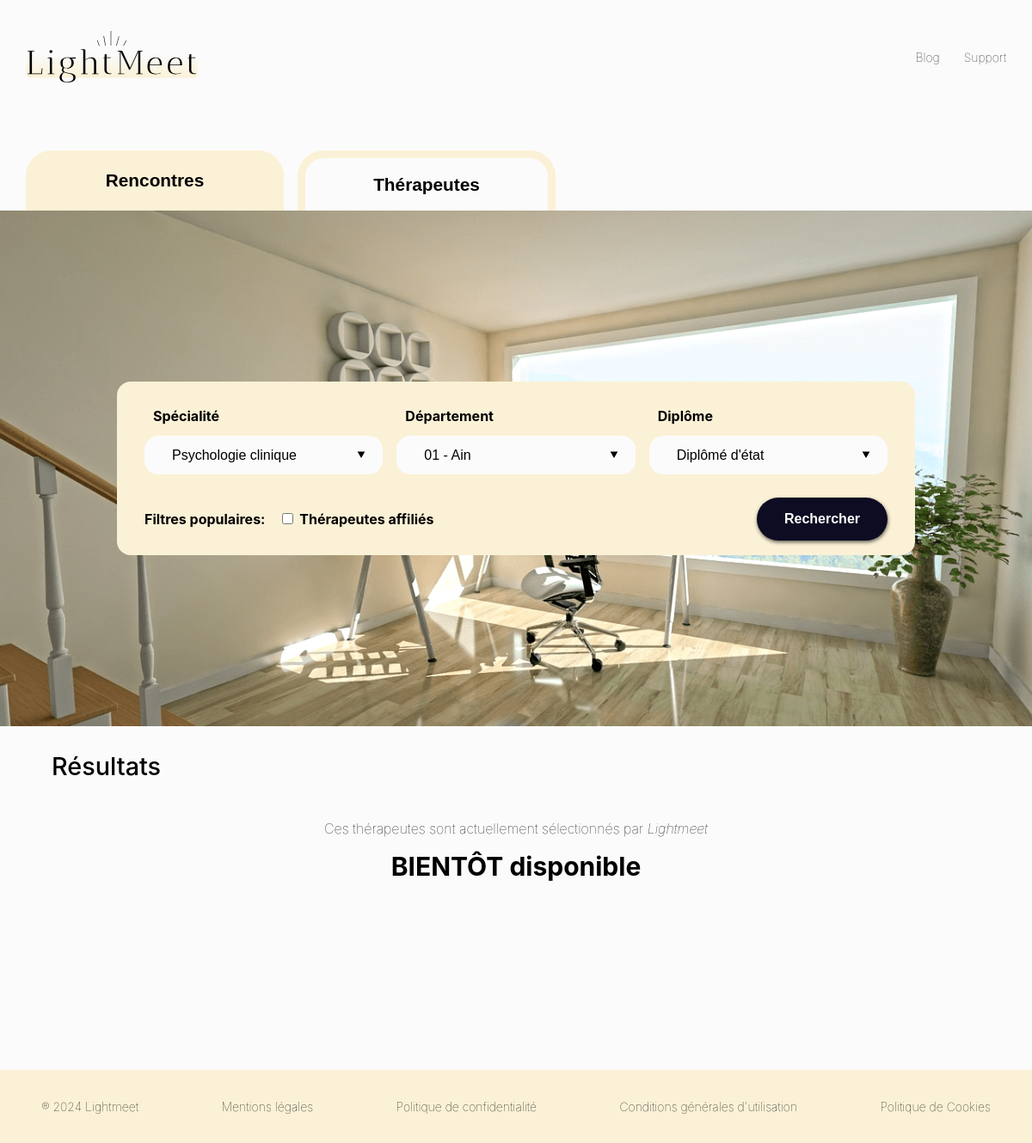
Page /recherche/sites_des_thérapeutes/ on the earlier database version.
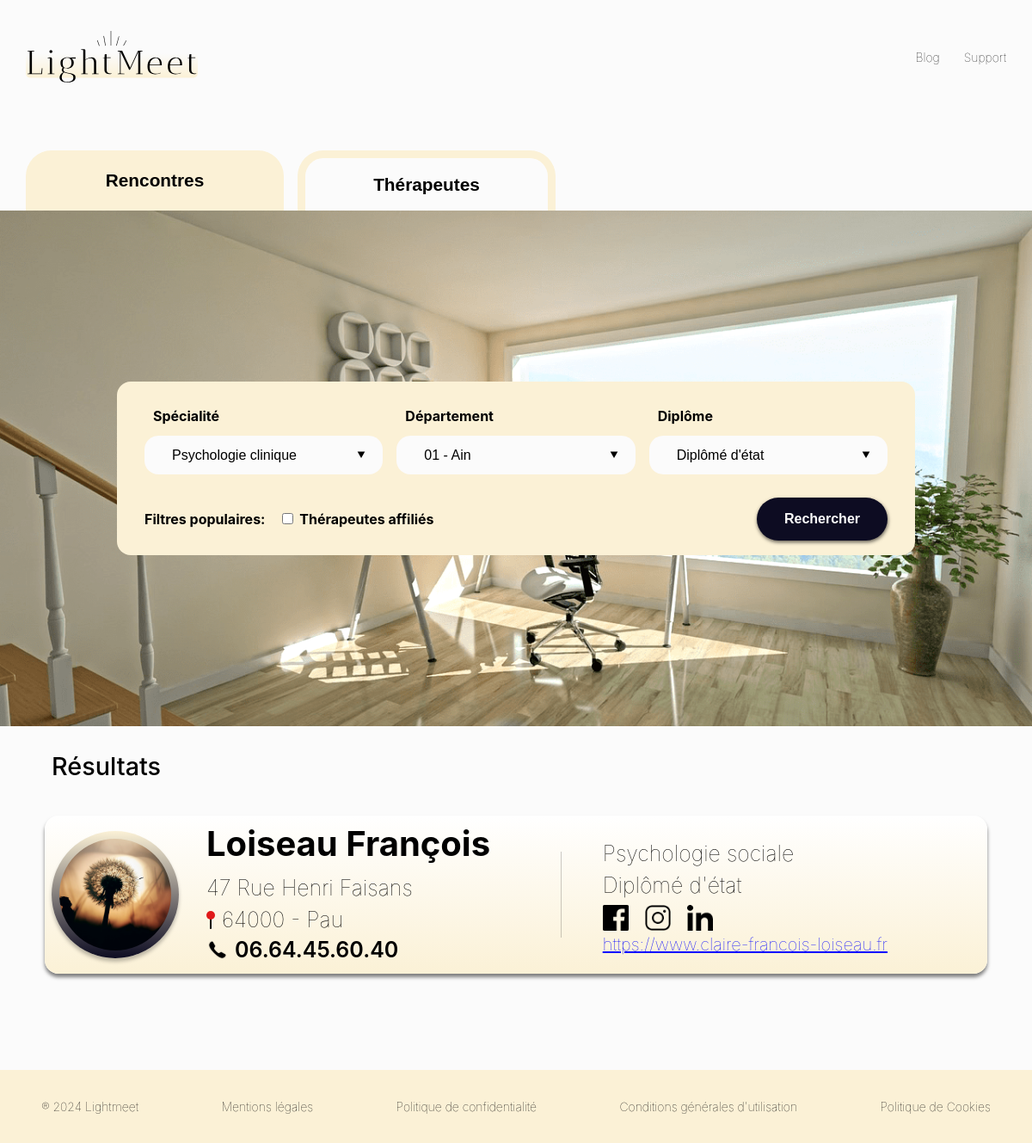
Same page on the later database version.
### psy/models.py (models this page shows, shortened)
class PsyMeet(models.Model):
    DEPARTEMENT_CHOICES = (
        ("01", "01 - Ain"),
        ("02", "02 - Aisne"),
        ("03", "03 - Allier"),
        ("04", "04 - Alpes-de-Haute-Provence"),
        ("05", "05 - Hautes-Alpes"),
        ("06", "06 - Alpes-Maritimes"),
        ("07", "07 - Ardèche"),
        ("08", "08 - Ardennes"),
        ("09", "09 - Ariège"),
        ("10", "10 - Aube"),
        ("11", "11 - Aude"),
        ("12", "12 - Aveyron"),
        ("13", "13 - Bouches-du-Rhône"),
        ("14", "14 - Calvados"),
        ("15", "15 - Cantal"),
        ("16", "16 - Charente"),
        ("17", "17 - Charente-Maritime"),
        ("18", "18 - Cher"),
        ("19", "19 - Corrèze"),
        ("21", "21 - Côte-d'Or"),
        ("22", "22 - Côtes-d'Armor"),
        ("23", "23 - Creuse"),
        ("24", "24 - Dordogne"),
        ("25", "25 - Doubs"),
        ("26", "26 - Drôme"),
        ("27", "27 - Eure"),
        ("28", "28 - Eure-et-Loir"),
        ("29", "29 - Finistère"),
        ("2A", "2A - Corse-du-Sud"),
        ("2B", "2B - Haute-Corse"),
        ("30", "30 - Gard"),
        ("31", "31 - Haute-Garonne"),
        ("32", "32 - Gers"),
        ("33", "33 - Gironde"),
        ("34", "34 - Hérault"),
        ("35", "35 - Ille-et-Vilaine"),
        ("36", "36 - Indre"),
        ("37", "37 - Indre-et-Loire"),
        ("38", "38 - Isère"),
        ("39", "39 - Jura"),
        ("40", "40 - Landes"),
        ("41", "41 - Loir-et-Cher"),
        ("42", "42 - Loire"),
        ("43", "43 - Haute-Loire"),
        ("44", "44 - Loire-Atlantique"),
        ("45", "45 - Loiret"),
        ("46", "46 - Lot"),
        ("47", "47 - Lot-et-Garonne"),
        ("48", "48 - Lozère"),
        ("49", "49 - Maine-et-Loire"),
        ("50", "50 - Manche"),
        ("51", "51 - Marne"),
        ("52", "52 - Haute-Marne"),
        ("53", "53 - Mayenne"),
        ("54", "54 - Meurthe-et-Moselle"),
        ("55", "55 - Meuse"),
        ("56", "56 - Morbihan"),
        ("57", "57 - Moselle"),
        ("58", "58 - Nièvre"),
        ("59", "59 - Nord"),
        ("60", "60 - Oise"),
        ("61", "61 - Orne"),
        ("62", "62 - Pas-de-Calais"),
        ("63", "63 - Puy-de-Dôme"),
        ("64", "64 - Pyrénées-Atlantiques"),
        ("65", "65 - Hautes-Pyrénées"),
        ("66", "66 - Pyrénées-Orientales"),
        ("67", "67 - Bas-Rhin"),
        ("68", "68 - Haut-Rhin"),
        ("69", "69 - Rhône"),
        ("70", "70 - Haute-Saône"),
        ("71", "71 - Saône-et-Loire"),
        ("72", "72 - Sarthe"),
        ("73", "73 - Savoie"),
        ("74", "74 - Haute-Savoie"),
        ("75", "75 - Paris"),
        ("76", "76 - Seine-Maritime"),
        ("77", "77 - Seine-et-Marne"),
        ("78", "78 - Yvelines"),
        ("79", "79 - Deux-Sèvres"),
        ("80", "80 - Somme"),
        ("81", "81 - Tarn"),
        ("82", "82 - Tarn-et-Garonne"),
        ("83", "83 - Var"),
        ("84", "84 - Vaucluse"),
        ("85", "85 - Vendée"),
        ("86", "86 - Vienne"),
        ("87", "87 - Haute-Vienne"),
        ("88", "88 - Vosges"),
        ("89", "89 - Yonne"),
        ("90", "90 - Territoire de Belfort"),
        ("91", "91 - Essonne"),
        ("92", "92 - Hauts-de-Seine"),
        ("93", "93 - Seine-Saint-Denis"),
        ("94", "94 - Val-de-Marne"),
        ("95", "95 - Val-d'Oise"),
        ("971", "971 - Guadeloupe"),
        ("972", "972 - Martinique"),
        ("973", "973 - Guyane"),
        ("974", "974 - La Réunion"),
        ("976", "976 - Mayotte")
    )
    departement = models.CharField(max_length=100, choices=DEPARTEMENT_CHOICES)
    DIPLOME_CHOICES = (
        ("Diplômé d'état", "Diplômé d'état"),         # Diplômé d'État
        ("Indépendant", "Indépendant"),  # Diplômé indépendant
    )
    diplome = models.CharField(max_length=20, choices=DIPLOME_CHOICES)
    document_diplome = models.FileField(upload_to='PsyMeetDiplome/', blank=True, null=True)
    SPECIALITE_CHOICES = (
        ("Psychologie clinique", "Psychologie clinique"),
        ("Psychologie du travail", "Psychologie du travail"),
        ("Psychologie sociale", "Psychologie sociale"),
    )
    specialite = models.CharField(max_length=100, choices=SPECIALITE_CHOICES)
    photo = models.FileField(upload_to='PsyMeetPhoto/', blank=True, null=True)
    nom = models.CharField(max_length=100)
    prenom = models.CharField(max_length=100)
    adresse = models.CharField(max_length=255)
    code_postal = models.CharField(max_length=5)
    ville = models.CharField(max_length=100)
    GENRE_CHOICES = (
        ("Homme", "Homme"),   # Genre masculin
        ("Femme", "Femme"),   # Genre féminin
    )
    genre = models.CharField(max_length=10, choices=GENRE_CHOICES)
    site_web = models.URLField(blank=True)
    telephone = models.CharField(max_length=20)
    instagram = models.URLField(blank=True)
    facebook = models.URLField(blank=True)
    linkedin = models.URLField(blank=True)
    profil_verifie = models.BooleanField(default=False)
    class Meta:
        verbose_name = "Notre thérapeute professionnel"
        verbose_name_plural = "Nos thérapeutes professionnels"

### psy/templates/psy/recherche_therapeute.html (shortened to what this page needs)
{% extends 'partner_meet/base_Partner_meet.html' %}
{% load static %}
{% block css %}
<link rel="stylesheet" href="{% static 'partner_meet/css/SearchPage.css' %}">
{{ block.super }}
<link rel="stylesheet" href="{% static 'css/therapeute.css' %}">
{{ block.super }}
<link rel="stylesheet" href="{% static 'partner_meet/css/style_base.css' %}">
{% endblock %}
{% block section %}
<div class="ButtonPos">
    <button class="buttonOtherSearh " onclick="window.location.href=`{% url 'recherche_home' %}`">
        Rencontres
    </button>
    <button class="buttonOtherSearh selectButton" onclick="window.location.href=`{% url 'recherche_therapeutes' %}`">
        Thérapeutes
    </button>
</div>
<div class="sites-de-rencontres">
    <div class="containerBackground">
        <form method="get" action="{% url 'recherche_meilleur_therapeutes' %}#resultats">
            <div class="containerCardSelector">
                <div class="CardSelector">
                    <h2>Spécialité</h2>
                    <select class="selector" name="specialite">
                        {% for specialite_key, specialite_label in SPECIALITE_CHOICES %}
                        <option value="{{ specialite_key }}">{{ specialite_label }}</option>
                        {% endfor %}
                    </select>
                </div>
                <div class="CardSelector">
                    <h2>Département</h2>
                    <select class="selector" name="departement">
                        {% for departement_key, departement_label in DEPARTEMENT_CHOICES %}
                        <option value="{{ departement_key }}">{{ departement_label }}</option>
                        {% endfor %}
                    </select>
                </div>
                <div class="CardSelector">
                    <h2>Diplôme</h2>
                    <select class="selector" name="diplome">
                        {% for diplome_key, diplome_label in DIPLOME_CHOICES %}
                        <option class="optiontest" value="{{ diplome_key }}">{{ diplome_label }}</option>
                        {% endfor %}
                    </select>
                </div>
            </div>
            <div class="PosSearch">
                <div class="PosFilter">
                    <p>Filtres populaires: </p>
                    <div>
                        <input type="checkbox" name="affiliated_partner" id="partner" />
                        <label for="partner">Thérapeutes affiliés</label>
                    </div>
                </div>
                <button class="ButtonSearch" type="submit">Rechercher</button>
            </div>
        </form>
    </div>
</div>
<div class="containerResultats">
    <p class="ResPsy" id="resultats"> Résultats</p>
    {% for psy in psymeet %}
    <div class="cardApp" action="get">
        <div class="CardPsyPosition">
            <div class="PosImgInfoPsy">
                <img class="SizeImgCard img " src="{{ psy.photo.url }}">
                <div>
                    <h3 class="PsyName"> {{ psy.nom }} {{psy.prenom}}</h3>
                    <p class="PsyAdress"> {{psy.adresse}} </p>
                    <div class="posTelPostal">
                        <p class="PsyPostal"> {{psy.code_postal}} - {{psy.ville}}</p>
                    </div>
                    <div class="posTelPostal">
                        <p class=" PsyTel"> {{ psy.telephone }}</p>
                    </div>
                </div>
            </div>
            <div class="posSeparation">
                <div>
                    <p class="Specialite">{{psy.specialite}}</p>
                    <p class="diplome">{{psy.diplome}}</p>
                    <div class="PosRS">
                      <img class="LogoRs" src="../../static/Logos/facebookLogo.png" alt="">
                    <img class="LogoRs" src="../../static/Logos/InstagramLogo.png" alt="">
                    <img class="LogoRs" src="../../static/Logos/LinkedinLogo.png" alt="">
                    </div>
                    <a class="sitePsy" href="{{psy.site_web}}">{{psy.site_web}}</a>
                </div>
            </div>
        </div>
    </div>
</div>
{% empty %}
<div class="empty-message" id="resultats">
    <p>Ces thérapeutes sont actuellement sélectionnés par <i>Lightmeet</i></p>
    <p style="text-align:center;"><strong style="font-size:30px;">BIENTÔT disponible</strong></p>
</div>
{% endfor %}
</div>
{% endblock %}

### partner_meet/templates/partner_meet/base_Partner_meet.html (shortened to what this page needs)
{% load static %}
<!DOCTYPE html>
<html lang="fr">
<head>
    {% block css %}
    <link rel="stylesheet" href="{% static 'partner_meet/css/style_base.css' %}">
    {% endblock %}
</head>
<body class="container">
    <header>
        <a href="{% url 'Home' %}" class="ListeHeader">
            <img class="LightMeetLogo"  src="../../static/partner_meet/Logos/LightMeet.svg" alt="Logo LightMeet">
        </a>
        <nav class="navPos">
            <a href="{% url 'blog_home' %}" class="ListeHeader">Blog</a>
            <a href="{% url 'Contact' %}" class="ListeHeader">Support</a>
        </nav>
    </header>
    {% block section %}
    {% endblock %}
    {% block footer %}
    <footer>
        <div class="footerPc">
            <ul class="ListFooter">
                <a class="linkFooter" href="{% url 'Home' %}">
                    <li>® 2024 Lightmeet</li>
                </a>
                <a class="linkFooter" href="{% url 'legal_mentions_legales' %}">
                    <li>Mentions légales</li>
                </a>
                <a class="linkFooter" href="{% url 'legal_PDC' %}">
                    <li>Politique de confidentialité</li>
                </a>
                <a class="linkFooter" href="{% url 'legal_CGU' %}">
                    <li>Conditions générales d'utilisation</li>
                </a>
                <a class="linkFooter" href="{% url 'legal_PC' %}">
                    <li>Politique de Cookies</li>
                </a>
            </ul>
        </div>
    </footer>
    {% endblock %}
</body>
</html>

### partner_meet/static/partner_meet/css/SearchPage.css (style rules this page uses)
.sites-de-rencontres { background: url(../Logos/Background.png); background-size: cover; width: 100%; min-height: 75vh; display: flex; align-items: center; justify-content: center; background-position: center 50%; }
.PosSearch { width: 100%; margin-top: 1em; display: flex; justify-content: space-between; align-items: center; }
.containerBackground { width: 80%; display: flex; align-items: center; justify-content: center; }
.containerCardSelector { display: flex; width: 100%; gap: 1em; justify-content: space-around; }
.PosFilter { display: flex; align-items: center; gap: 1em; font-weight: bold; }
form { background-color: #FBF1D6; padding: 2em 2em 2em 2em; border-radius: 1em; width: 75%; }
.CardSelector h2 { font-size: 1em; margin-left: 10px; }
.CardSelector { width: 100%; }
.optiontest { border: 1px 1px solid white; -webkit-appearance: none; -moz-appearance: none; appearance: none; }
.selector { width: 100%; height: 65px; margin-bottom: 10px; box-sizing: border-box; border: none; border-radius: 1em; padding-left: 2em; padding-right: 1em; -webkit-appearance: none; -moz-appearance: none; appearance: none; font-size: 16px; position: relative; cursor: pointer; color: black; background-color: #FBFBFB; background-repeat: no-repeat; background-position: calc(100% - 20px) center; }
.buttonOtherSearh { width: 300px; height: 70px; border-radius: 30px 30px 0px 0px; opacity: 0px; background-color: #FBF1D6; border: none; font-size: 1.3em; font-weight: bold; color: black; }
.selectButton { background-color: #000000; color: #FBFBFB; }
a { color: #000000; }
.ButtonPos { margin-top: 4em; display: flex; width: 80%; justify-content: flex-start; gap: 1em; }
.ButtonSearch { background-color: #0D0C22; color: #FBFBFB; border: none; border-radius: 2em; font-size: 1em; font-weight: bold; padding: 1em 2em 1em 2em; box-shadow: 0.5px 2px 4px 0.001px #0000009b; }
.cardApp { margin-top: 0.7em; margin-bottom: 0.7em; align-items: center; padding: 0.5em; display: flex; width: 100%; flex-direction: row; background: linear-gradient(#FFFFFF, #FBF1D6); border-radius: 1em; gap: 0.3em; justify-content: space-between; box-shadow: 0px 4px 4px 0px #00000080; }
.containerResultats { width: 80%; position: relative; display: flex; justify-content: flex-start; flex-direction: column; align-items: center; min-height: 50vh; }
a { color: black; }
.SizeImgCard { width: 120px; height: 100%; border-radius: 30px; box-shadow: 0px 4px 4px 0px #00000040; }
@media (max-width: 1660px) { .sites-de-rencontres { background: url(../Logos/Background.png); background-size: cover; width: 100%; height: 70vh; background-position: center 50%; } }
@media (max-width: 1660px) { form { background-color: #FBF1D6; padding: 1em 2em 1em 2em; border-radius: 1em; width: 90%; } }
@media (max-width: 1660px) { .selector { height: 45px; } }
@media (max-width: 1660px) { .ButtonPos { margin-top: 4em; display: flex; width: 90%; justify-content: flex-start; gap: 1em; } }
@media (max-width: 1660px) { .buttonOtherSearh { width: 280px; height: 60px; border-radius: 30px 30px 0px 0px; opacity: 0px; background-color: #FBF1D6; border: none; font-size: 1.1em; font-weight: bold; } }
@media (max-width: 1200px) { .containerResultats { width: 90%; } }
.ButtonPos { margin-top: 4em; display: flex; width: 95%; justify-content: flex-start; gap: 1em; }

Differences in the rows shown:
added PsyMeet: photo (picture), nom "Loiseau", prenom "François", adresse "47 Rue Henri Faisans", code_postal "64000", ville "Pau", telephone "06.64.45.60.40", specialite "Psychologie sociale", diplome "Diplômé d'état", site_web "https://www.claire-francois-loiseau.fr"
Other differences:
text no longer shown: "Ces thérapeutes sont actuellement sélectionnés par Lightmeet BIENTÔT disponible"
